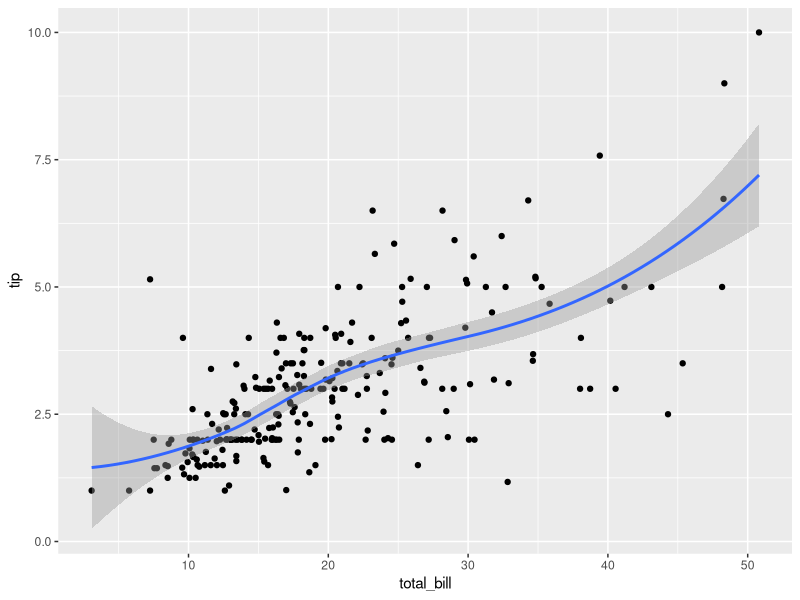
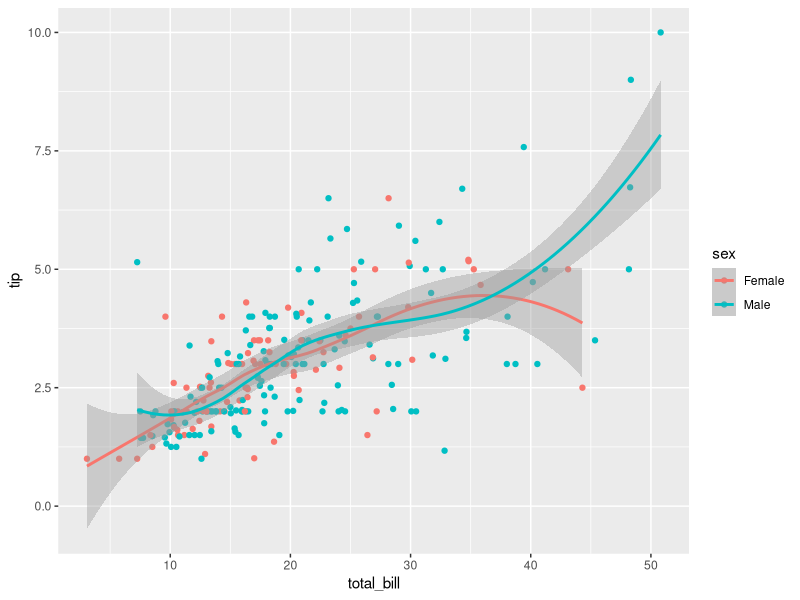
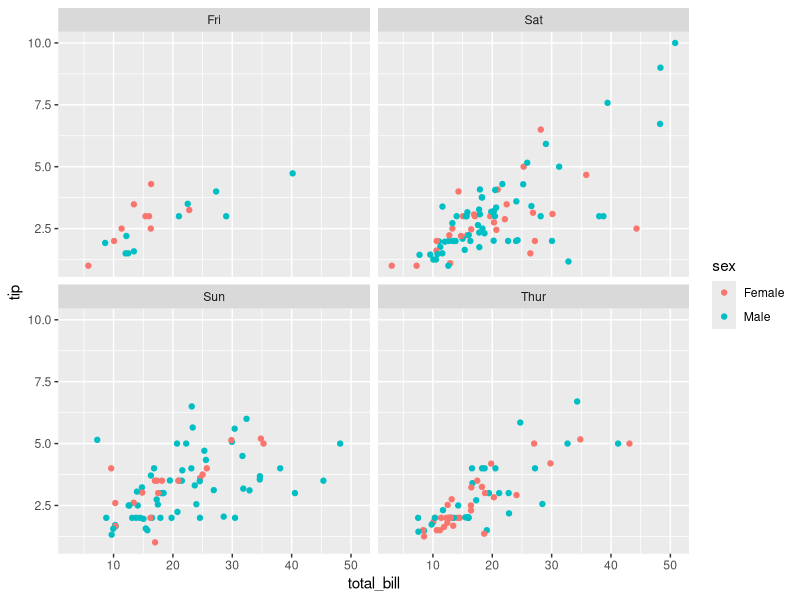
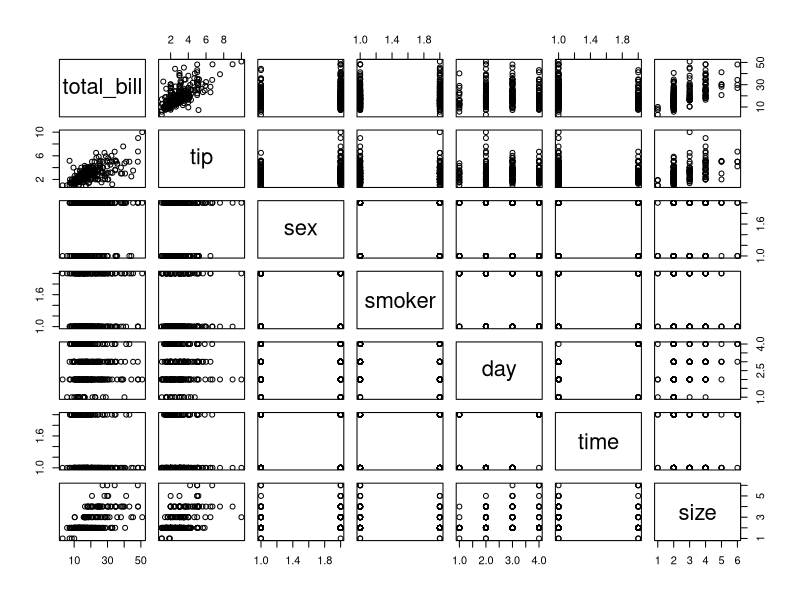
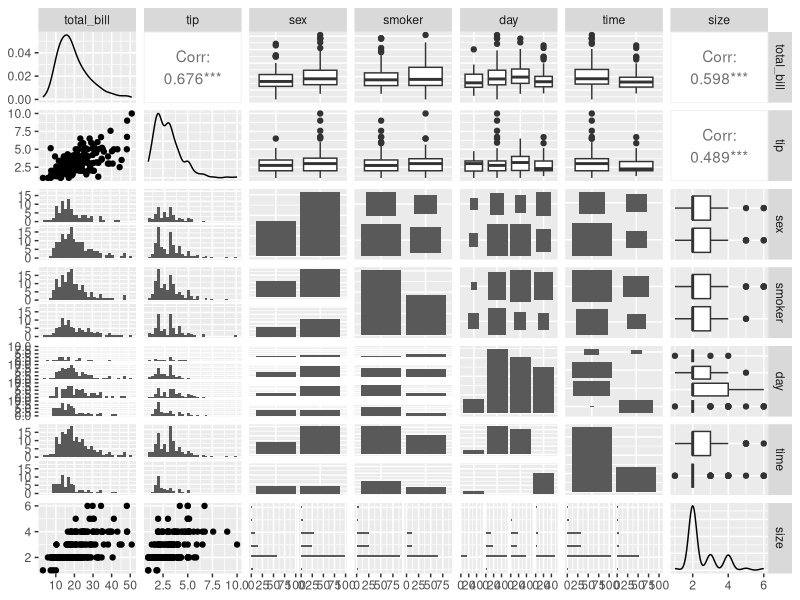

Here is the R script that generated these plots, in order:
install.packages('GGally')
data(tips,package='reshape2')
head(tips)
library(ggplot2)
ggplot(tips, aes(x=total_bill,y=tip))+geom_point()+geom_smooth()
ggplot(tips, aes(x=total_bill,y=tip,color=sex))+geom_point()+geom_smooth()
ggplot(tips, aes(x=total_bill,y=tip,color=sex))+geom_point()+facet_wrap(~day)
pairs(tips)

GGally::ggpairs(tips)
